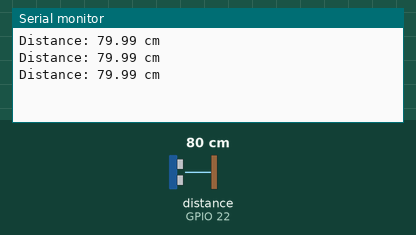
The sketch below on a simulated ESP32. Shown: the last lines printed to the serial monitor. Wiring (inferred from the names in the program): ultrasonic range finder: trigger GPIO 23; echo GPIO 22. The test bench sets the inputs (shaded band); at power-on: distance to the obstacle (sensor on GPIO 22) 80 cm. The echo pulse lasts 58.3 µs per cm.

Above: at 1.3 s.
1.4 s: distance to the obstacle (sensor on GPIO 22) set to 2 cm
At 1.9 s:
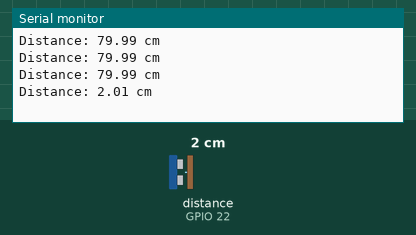
2.9 s: distance to the obstacle (sensor on GPIO 22) set to 4 cm
At 3.4 s:
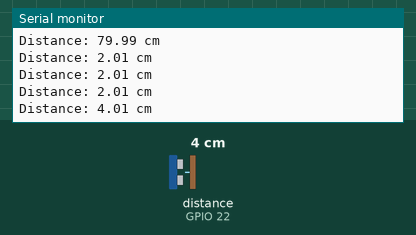
Timing chart, 0 to 5.9 s (numbered marks = the images above; inputs shaded):
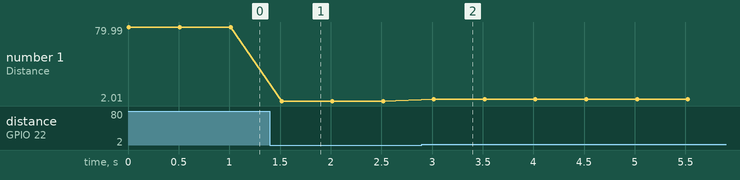

Measured:
- after the input at 1.4 s, the serial monitor: prints a new line after 0.12 s (image 1)
- after the input at 2.9 s, the serial monitor: prints a new line after 0.12 s (image 2)
- plotted number 1: 79.99 → 2.01 after the input at 1.4 s, 2.01 → 4.01 after the input at 2.9 s

The sketch:

05___ultrasonic_sensor_distance.ino
```cpp
/*
5. Write a program to interface an Ultrasonic Sensor with Arduino /Raspberry Pi.
Steps:
● Write the program
● Select the board-->DOIT ESP32 DEVKIT V1-->COM 4 serial port USB
● Pin connection: GPIO 23 to TRIG of ultrasonic sensor & GPIO 22 to ECHO of ultrasonic sensor.
● Click on Verify, Upload & check the output in the serial monitor.
● The LDR produces a varying voltage depending on the light intensity, which the ESP32 reads as an integer value between 0 (no light) and 4095 (maximum light intensity).
*/

/* Program to interface an Ultrasonic Sensor with the ESP32 and measure distance */

#define TRIGGER_PIN 23  // GPIO pin for Trigger
#define ECHO_PIN 22     // GPIO pin for Echo

void setup() {
  // Start the Serial Communication at 9600 baud rate
  Serial.begin(9600);

  // Set Trigger pin as OUTPUT and Echo pin as INPUT
  pinMode(TRIGGER_PIN, OUTPUT);
  pinMode(ECHO_PIN, INPUT);
}

void loop() {
  // Variable to store the duration of the pulse
  long duration;
  // Variable to store the calculated distance
  float distance;

  // Ensure the Trigger pin is LOW before sending the pulse
  digitalWrite(TRIGGER_PIN, LOW);
  delayMicroseconds(2);  // Wait for 2 microseconds

  // Send a 10 microsecond HIGH pulse to the Trigger pin
  digitalWrite(TRIGGER_PIN, HIGH);
  delayMicroseconds(10);  // Keep the pulse HIGH for 10 microseconds
  digitalWrite(TRIGGER_PIN, LOW);

  // Read the duration of the pulse on the Echo pin (in microseconds)
  duration = pulseIn(ECHO_PIN, HIGH);
  // Measures how long the Echo pin stays HIGH. This time duration represents the time it takes for the ultrasonic sound wave to travel to the object and return.

  // Calculate the distance in centimeters using the formula:
  // Distance = (duration / 2) * (speed of sound in cm per microsecond)
  // Speed of sound = 0.0343 cm/us
  distance = (duration / 2.0) * 0.0343;

  // Print the distance to the Serial Monitor
  Serial.print("Distance: ");
  Serial.print(distance);
  Serial.println(" cm");

  // Delay for a short time before the next reading
  delay(500);  // 500 ms delay between measurements
}
```
